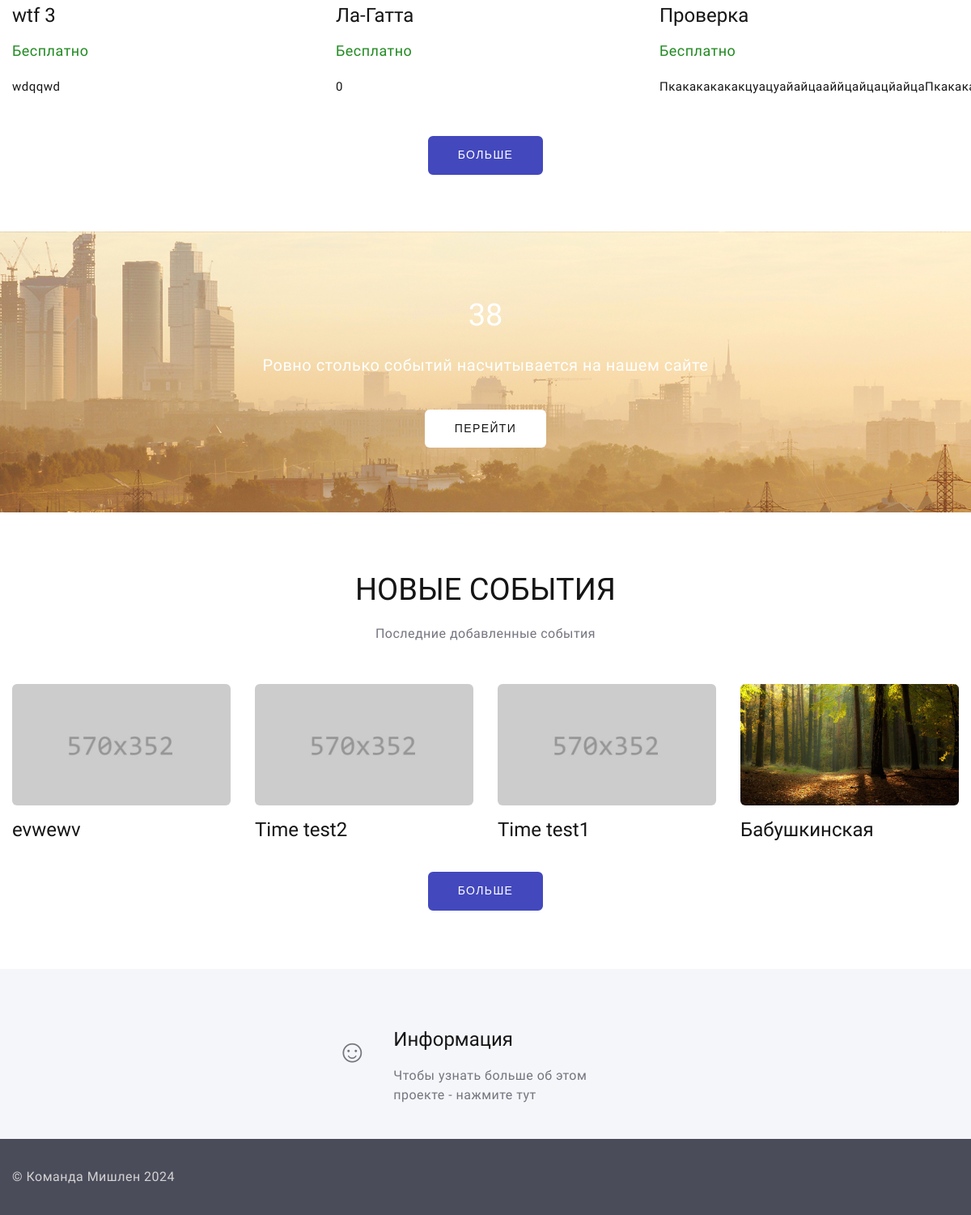
Before: / (lower part) with the older database file.
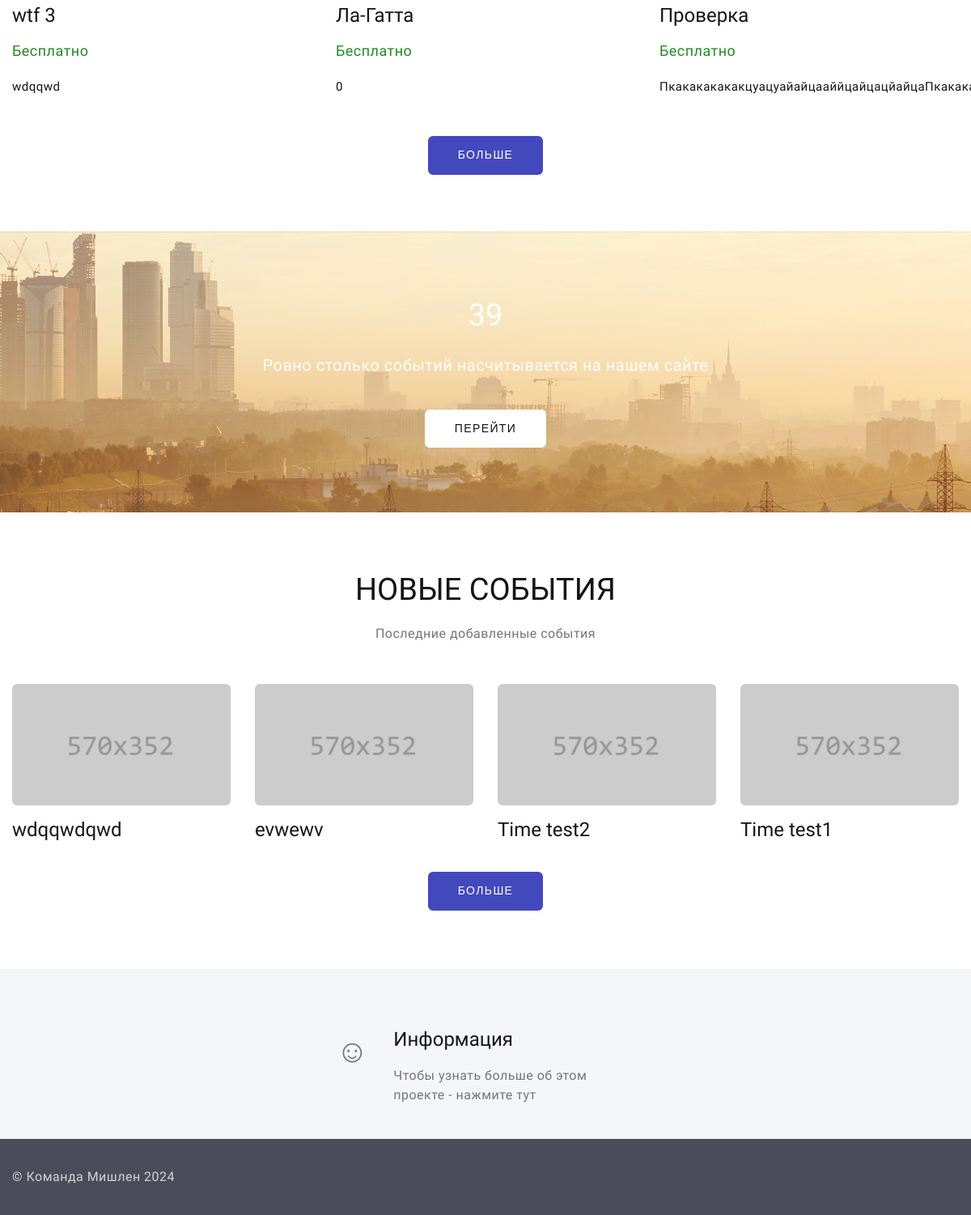
After: the same page with the newer database file.
### dosug/models.py (models this page shows, shortened)
class Event(models.Model):
    id = models.IntegerField(primary_key=True)
    title = models.CharField(max_length=30, null=False)
    type = models.CharField(max_length=20)
    image = models.ImageField(default="default.jpg")
    tiny_description = models.CharField(max_length=250)
    description = models.CharField(max_length=1200)
    link = models.CharField(max_length=30)
    address = models.CharField(max_length=60)
    price = models.IntegerField(max_length=30, default=0)
    phone = models.CharField(max_length=30)
    coordinates = models.CharField(max_length=100)
    views = models.IntegerField(default=0)
    author = models.IntegerField(default=0)
    created_at = models.DateTimeField(default=datetime.now, blank=True)

### dosug/views.py (the view)
# urls.py: path('', views.home),
def home(request):
    event = Event.objects.all()
    popular = Event.objects.order_by("-views")[:6]
    new = Event.objects.order_by("-created_at")[:4]
    count = Event.objects.count()
    return render(request, 'dosug/home.html', {'event': event, 'count': count, 'popular': popular, 'new': new})

### templates/dosug/home.html (shortened to what this page needs)
{% extends "dosug/layout.html" %}
{% block content %}
<html class="wide wow-animation" lang="en">
  <head>
  </head>
    <div class="page">
      <section class="section novi-background section-md text-center">
        <div class="container">
          <div class="row row-lg-50 row-35 offset-top-2">
            {% for event in popular %}
              <div class="col-md-4 wow-outer">
              <article class="post-modern wow slideInLeft"><a class="post-modern-media" href="/event/{{event.id}}"><img src="/static/images/event_pics/{{ event.image }}" style="width: 571px; height: 200px; object-fit: cover;" alt=""/></a>
                <h4 class="post-modern-title"><a class="post-modern-title" href="/event/{{ event.id }}">{{event.title}}</a></h4>
                <ul class="post-modern-meta">
                  <li>
                      {%if event.price == 0%}
                      <a style="color: forestgreen">Бесплатно</a>
                    {% else %}
                      <a style="color: #4348bd">{{event.price}} ₽</a>
                    {% endif %}
                    </li>
                </ul>
                <p style="font-size: 15px">{{ event.tiny_description }}</p>
              </article>
            </div>
              {% endfor %}
            <div class="col-md-12 wow-outer"><a class="button button-primary" href="/events/all/-views">Больше</a></div>
          </div>
        </div>
      </section>
              <section class="section novi-background section-1 bg-primary-darker text-center" style="background-image: url(../../static/images/1920-458.png);">
        <div class="container">
          <div class="row justify-content-center">
                        <div class="col-sm-10 col-lg-7 col-xl-6">
              <h3 class="wow-outer"><span class="wow slideInDown text-uppercase">{{ count }}</span></h3>
              <p class="wow-outer offset-top-4"><span class="wow slideInDown" data-wow-delay=".05s" style="font-size: 20px">Ровно столько событий насчитывается на нашем сайте</span></p>
              <div class="wow-outer button-outer"><a class="button button-primary-white wow slideInDown" href="/events" data-wow-delay=".1s">Перейти</a></div>
            </div>
          </div>
        </div>
      </section>
      <section class="section novi-background section-lg text-center">
        <div class="container">
          <h3 class="text-uppercase">Новые события</h3>
          <p><span class="text-width-1">Последние добавленные события</span></p>
          <div class="row row-35 row-xxl-70 offset-top-2">
            {% for event in new %}
            <div class="col-sm-6 col-lg-3">
                <article class="thumbnail-light"><a class="thumbnail-light-media" href="/event/{{event.id}}"><img src="/static/images/event_pics/{{ event.image }}" style="width: 571px; height: 150px; object-fit: cover;" alt=""/></a>
                <h4 class="thumbnail-light-title"><a href="/event/{{event.id}}">{{event.title}}</a></h4>
              </article>
            </div>
            {% endfor %}
            <div class="col-md-12 wow-outer"><a class="button button-primary" href="/events/all/-created_at">Больше</a></div>
          </div>
        </div>
      </section>
              <section class="section novi-background section-lg bg-gray-100">
        <div class="container">
          <div class="row row-30">
            <div class="col-sm-6 col-lg-4 wow-outer" style="margin: auto;">
              <article class="box-minimal">
                <a class="wow fadeIn" style="font-size: 40px">☺</a>
                <div class="box-minimal-main wow-outer">
                  <h4 class="box-minimal-title wow slideInDown">Информация</h4>
                  <p class="wow fadeInUpSmall">Чтобы узнать больше об этом проекте - нажмите тут</p>
                </div>
              </article>
            </div>
          </div>
        </div>
      </section>
    </div>
  </body>
</html>
{% endblock content %}

Changed rows visible on the page:
no longer on this page (row unchanged): Event: image (picture), title "Бабушкинская", shown under "НОВЫЕ СОБЫТИЯ"
added Event: image (placeholder picture), title "wdqqwdqwd", shown under "НОВЫЕ СОБЫТИЯ"
Other visible differences:
{{ count }}: "38" → "39"
